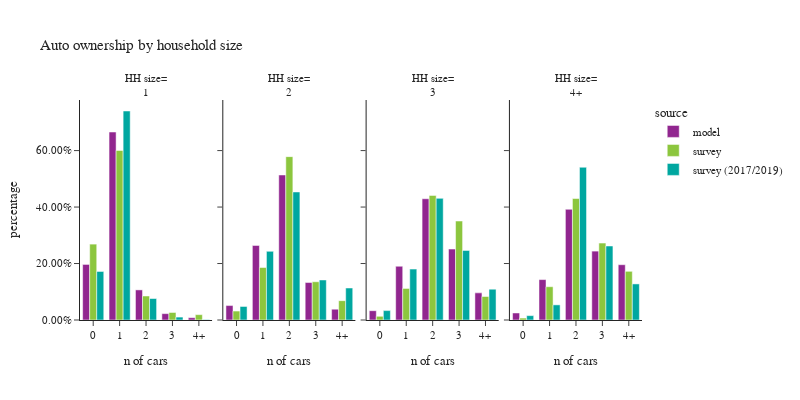

Write notebook code for a chart like this one.
### Code cell
plot_auto(hh,'hhsize_simple','household size', 'HH size')

### Figure 1 — Plotly figure (JSON) as saved in the notebook; plotly's stock layout.template omitted (floating-point values rounded to 4 significant figures)
{"data": [{"alignmentgroup": "True", "customdata": [[95011], [321389], [51473], [10899], [3955]], "hovertemplate": "source=model<br>hhsize_simple=1<br>auto_ownership_simple=%{x}<br>percentage=%{y}<br>sample count=%{customdata[0]}<extra></extra>", "legendgroup": "model", "marker": {"color": "#91268F", "pattern": {"shape": ""}}, "name": "model", "offsetgroup": "model", "orientation": "v", "showlegend": true, "textposition": "auto", "x": ["0", "1", "2", "3", "4+"], "xaxis": "x", "y": [0.1968, 0.6658, 0.1066, 0.02258, 0.008193], "yaxis": "y", "type": "bar"}, {"alignmentgroup": "True", "customdata": [[29796], [153959], [299350], [77371], [22358]], "hovertemplate": "source=model<br>hhsize_simple=2<br>auto_ownership_simple=%{x}<br>percentage=%{y}<br>sample count=%{customdata[0]}<extra></extra>", "legendgroup": "model", "marker": {"color": "#91268F", "pattern": {"shape": ""}}, "name": "model", "offsetgroup": "model", "orientation": "v", "showlegend": false, "textposition": "auto", "x": ["0", "1", "2", "3", "4+"], "xaxis": "x2", "y": [0.05112, 0.2642, 0.5136, 0.1327, 0.03836], "yaxis": "y2", "type": "bar"}, {"alignmentgroup": "True", "customdata": [[8973], [51866], [117013], [68462], [26190]], "hovertemplate": "source=model<br>hhsize_simple=3<br>auto_ownership_simple=%{x}<br>percentage=%{y}<br>sample count=%{customdata[0]}<extra></extra>", "legendgroup": "model", "marker": {"color": "#91268F", "pattern": {"shape": ""}}, "name": "model", "offsetgroup": "model", "orientation": "v", "showlegend": false, "textposition": "auto", "x": ["0", "1", "2", "3", "4+"], "xaxis": "x3", "y": [0.03293, 0.1903, 0.4294, 0.2512, 0.09611], "yaxis": "y3", "type": "bar"}, {"alignmentgroup": "True", "customdata": [[9904], [56975], [156118], [97120], [77947]], "hovertemplate": "source=model<br>hhsize_simple=4+<br>auto_ownership_simple=%{x}<br>percentage=%{y}<br>sample count=%{customdata[0]}<extra></extra>", "legendgroup": "model", "marker": {"color": "#91268F", "pattern": {"shape": ""}}, "name": "model", "offsetgroup": "model", "orientation": "v", "showlegend": false, "textposition": "auto", "x": ["0", "1", "2", "3", "4+"], "xaxis": "x4", "y": [0.02488, 0.1431, 0.3922, 0.244, 0.1958], "yaxis": "y4", "type": "bar"}, {"alignmentgroup": "True", "customdata": [[486], [910], [110], [23], [13]], "hovertemplate": "source=survey<br>hhsize_simple=1<br>auto_ownership_simple=%{x}<br>percentage=%{y}<br>sample count=%{customdata[0]}<extra></extra>", "legendgroup": "survey", "marker": {"color": "#8CC63E", "pattern": {"shape": ""}}, "name": "survey", "offsetgroup": "survey", "orientation": "v", "showlegend": true, "textposition": "auto", "x": ["0", "1", "2", "3", "4+"], "xaxis": "x", "y": [0.2688, 0.6006, 0.08505, 0.02663, 0.01896], "yaxis": "y", "type": "bar"}, {"alignmentgroup": "True", "customdata": [[76], [480], [573], [126], [52]], "hovertemplate": "source=survey<br>hhsize_simple=2<br>auto_ownership_simple=%{x}<br>percentage=%{y}<br>sample count=%{customdata[0]}<extra></extra>", "legendgroup": "survey", "marker": {"color": "#8CC63E", "pattern": {"shape": ""}}, "name": "survey", "offsetgroup": "survey", "orientation": "v", "showlegend": false, "textposition": "auto", "x": ["0", "1", "2", "3", "4+"], "xaxis": "x2", "y": [0.03147, 0.1859, 0.5786, 0.1355, 0.06855], "yaxis": "y2", "type": "bar"}, {"alignmentgroup": "True", "customdata": [[6], [109], [162], [55], [19]], "hovertemplate": "source=survey<br>hhsize_simple=3<br>auto_ownership_simple=%{x}<br>percentage=%{y}<br>sample count=%{customdata[0]}<extra></extra>", "legendgroup": "survey", "marker": {"color": "#8CC63E", "pattern": {"shape": ""}}, "name": "survey", "offsetgroup": "survey", "orientation": "v", "showlegend": false, "textposition": "auto", "x": ["0", "1", "2", "3", "4+"], "xaxis": "x3", "y": [0.013, 0.112, 0.4413, 0.3505, 0.08326], "yaxis": "y3", "type": "bar"}, {"alignmentgroup": "True", "customdata": [[4], [77], [189], [64], [34]], "hovertemplate": "source=survey<br>hhsize_simple=4+<br>auto_ownership_simple=%{x}<br>percentage=%{y}<br>sample count=%{customdata[0]}<extra></extra>", "legendgroup": "survey", "marker": {"color": "#8CC63E", "pattern": {"shape": ""}}, "name": "survey", "offsetgroup": "survey", "orientation": "v", "showlegend": false, "textposition": "auto", "x": ["0", "1", "2", "3", "4+"], "xaxis": "x4", "y": [0.006874, 0.1179, 0.4302, 0.2726, 0.1725], "yaxis": "y4", "type": "bar"}, {"alignmentgroup": "True", "customdata": [[773], [1585], [123], [22], [4]], "hovertemplate": "source=survey (2017/2019)<br>hhsize_simple=1<br>auto_ownership_simple=%{x}<br>percentage=%{y}<br>sample count=%{customdata[0]}<extra></extra>", "legendgroup": "survey (2017/2019)", "marker": {"color": "#00A7A0", "pattern": {"shape": ""}}, "name": "survey (2017/2019)", "offsetgroup": "survey (2017/2019)", "orientation": "v", "showlegend": true, "textposition": "auto", "x": ["0", "1", "2", "3", "4+"], "xaxis": "x", "y": [0.1719, 0.7402, 0.07604, 0.01029, 0.001516], "yaxis": "y", "type": "bar"}, {"alignmentgroup": "True", "customdata": [[262], [1058], [945], [155], [78]], "hovertemplate": "source=survey (2017/2019)<br>hhsize_simple=2<br>auto_ownership_simple=%{x}<br>percentage=%{y}<br>sample count=%{customdata[0]}<extra></extra>", "legendgroup": "survey (2017/2019)", "marker": {"color": "#00A7A0", "pattern": {"shape": ""}}, "name": "survey (2017/2019)", "offsetgroup": "survey (2017/2019)", "orientation": "v", "showlegend": false, "textposition": "auto", "x": ["0", "1", "2", "3", "4+"], "xaxis": "x2", "y": [0.04813, 0.2432, 0.4535, 0.1418, 0.1134], "yaxis": "y2", "type": "bar"}, {"alignmentgroup": "True", "customdata": [[32], [212], [272], [91], [23]], "hovertemplate": "source=survey (2017/2019)<br>hhsize_simple=3<br>auto_ownership_simple=%{x}<br>percentage=%{y}<br>sample count=%{customdata[0]}<extra></extra>", "legendgroup": "survey (2017/2019)", "marker": {"color": "#00A7A0", "pattern": {"shape": ""}}, "name": "survey (2017/2019)", "offsetgroup": "survey (2017/2019)", "orientation": "v", "showlegend": false, "textposition": "auto", "x": ["0", "1", "2", "3", "4+"], "xaxis": "x3", "y": [0.03328, 0.1803, 0.4308, 0.2464, 0.1092], "yaxis": "y3", "type": "bar"}, {"alignmentgroup": "True", "customdata": [[10], [105], [322], [79], [36]], "hovertemplate": "source=survey (2017/2019)<br>hhsize_simple=4+<br>auto_ownership_simple=%{x}<br>percentage=%{y}<br>sample count=%{customdata[0]}<extra></extra>", "legendgroup": "survey (2017/2019)", "marker": {"color": "#00A7A0", "pattern": {"shape": ""}}, "name": "survey (2017/2019)", "offsetgroup": "survey (2017/2019)", "orientation": "v", "showlegend": false, "textposition": "auto", "x": ["0", "1", "2", "3", "4+"], "xaxis": "x4", "y": [0.01547, 0.05362, 0.541, 0.2621, 0.1278], "yaxis": "y4", "type": "bar"}], "layout": {"xaxis": {"anchor": "y", "domain": [0.0, 0.235], "title": {"text": "n of cars"}}, "yaxis": {"anchor": "x", "domain": [0.0, 1.0], "title": {"text": "percentage"}, "tickformat": ".2%"}, "xaxis2": {"anchor": "y2", "domain": [0.255, 0.49], "matches": "x", "title": {"text": "n of cars"}}, "yaxis2": {"anchor": "x2", "domain": [0.0, 1.0], "matches": "y", "showticklabels": false, "tickformat": ".2%"}, "xaxis3": {"anchor": "y3", "domain": [0.51, 0.745], "matches": "x", "title": {"text": "n of cars"}}, "yaxis3": {"anchor": "x3", "domain": [0.0, 1.0], "matches": "y", "showticklabels": false, "tickformat": ".2%"}, "xaxis4": {"anchor": "y4", "domain": [0.765, 1.0], "matches": "x", "title": {"text": "n of cars"}}, "yaxis4": {"anchor": "x4", "domain": [0.0, 1.0], "matches": "y", "showticklabels": false, "tickformat": ".2%"}, "annotations": [{"font": {}, "showarrow": false, "text": "HH size=<br>1", "x": 0.1175, "xanchor": "center", "xref": "paper", "y": 1.0, "yanchor": "bottom", "yref": "paper"}, {"font": {}, "showarrow": false, "text": "HH size=<br>2", "x": 0.3725, "xanchor": "center", "xref": "paper", "y": 1.0, "yanchor": "bottom", "yref": "paper"}, {"font": {}, "showarrow": false, "text": "HH size=<br>3", "x": 0.6275, "xanchor": "center", "xref": "paper", "y": 1.0, "yanchor": "bottom", "yref": "paper"}, {"font": {}, "showarrow": false, "text": "HH size=<br>4+", "x": 0.8825, "xanchor": "center", "xref": "paper", "y": 1.0, "yanchor": "bottom", "yref": "paper"}], "legend": {"title": {"text": "source"}, "tracegroupgap": 0}, "title": {"text": "Auto ownership by household size"}, "barmode": "group", "font": {"size": 11}, "height": 400, "width": 800}}
